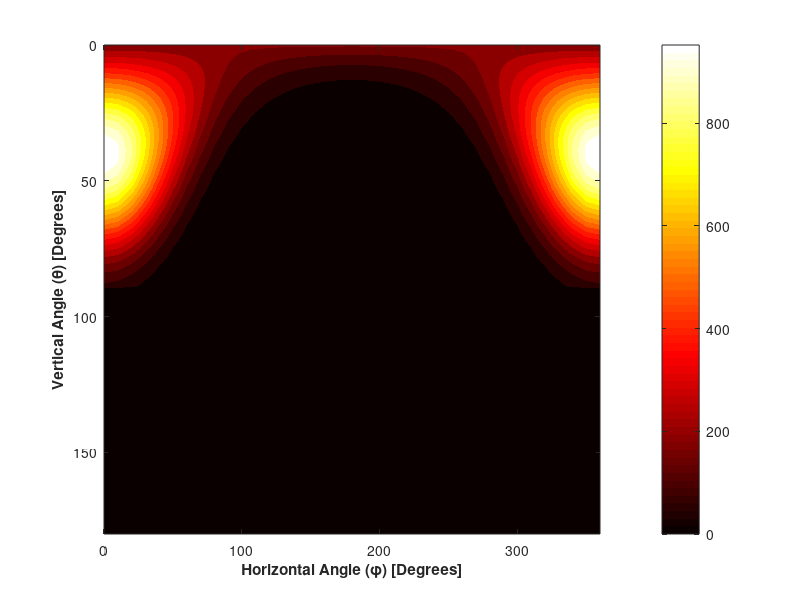

The MATLAB source for this figure: (Note: this script raises an error after producing the figure.)
% generate scttering distribution for waveguide sidewall
%

function generate_waveguide_ies()
    % --- PHYSICAL PARAMETERS ---
    n_eff = 2.25;          % TM04 mode effective index
    n_clad = 1.45;          % Air cladding
    exponent_n = 6;        % Sharpness of the scattering cone (1=Lambertian)
    
    % Calculate the forward-bias peak angle (Cherenkov/Phase condition)
    % Measured relative to the waveguide axis (Z).
    theta_peak_rad = acos(n_clad / n_eff); 
    theta_peak_deg = rad2deg(theta_peak_rad); 
    
    % The target tilt angle for the IES grid
    target_tilt = theta_peak_deg; 

    % --- DYNAMIC FILENAME GENERATION ---
    filename = sprintf('waveguide_scat_neff%.2f_n%d.ies', n_eff, exponent_n);

    % --- ANGULAR GRID DEFINITION ---
    vert_angles = 0:1:180;      % 1-degree steps for a smoother plot/file
    horiz_angles = 0:10:360;
    
    num_vert = length(vert_angles);
    num_horiz = length(horiz_angles);
    
    % --- CALCULATE INTENSITY MATRIX (Global Z = Forward, Global X = Normal) ---
    candela_matrix = zeros(num_vert, num_horiz);
    
    % Target angle measured from the normal (Local Z) toward the forward axis (Local X)
    theta_normal_target = 90 - theta_peak_deg; 
    
    % Direction vector of the ideal peak scattering lobe in IES local space
    tx = sind(theta_normal_target);
    ty = 0;
    tz = cosd(theta_normal_target);
    
    for h = 1:num_horiz
        phi = horiz_angles(h);
        for v = 1:num_vert
            theta = vert_angles(v);
            
            % Convert standard IES spherical grid to a local 3D unit direction vector
            kx = sind(theta) * cosd(phi); % Local X (Maps to Global +Z Forward)
            ky = sind(theta) * sind(phi); % Local Y (Maps to Global -Y)
            kz = cosd(theta);             % Local Z (Maps to Global +X Normal)
            
            % 1. Hemispheric Mask: Light can only emerge out into the air (kz > 0)
            if kz > 0
                % 2. Calculate cosmic distance (dot product) from our target peak lobe
                cos_dist = (kx*tx + ky*ty + kz*tz);
                
                if cos_dist > 0
                    % Apply the scattering cone profile
                    candela_matrix(v, h) = cos_dist^exponent_n;
                else
                    candela_matrix(v, h) = 0;
                end
            else
                candela_matrix(v, h) = 0; % Spliced out (trapped inside waveguide)
            end
        end
    end
    
    % Normalize to a peak of 1000 candelas
    candela_matrix = (candela_matrix / max(candela_matrix(:))) * 1000;

    % --- WRITE IESNA FILE FORMAT ---
    fid = fopen(filename, 'w');
    fprintf(fid, 'IESNA:LM-63-2002\n');
    fprintf(fid, '[TEST] Custom Waveguide Sidewall Scattering\n');
    fprintf(fid, '[PARAM] n_eff=%.2f, exponent=%d, peak_angle=%.1f deg\n', n_eff, exponent_n, target_tilt);
    fprintf(fid, 'TILT=NONE\n');
    fprintf(fid, '1 -1 1 %d %d 1 1 0 0 0\n', num_vert, num_horiz); 
    fprintf(fid, '1.0 1.0 0.0\n'); 
    
    fprintf(fid, '%f ', vert_angles); fprintf(fid, '\n');
    fprintf(fid, '%f ', horiz_angles); fprintf(fid, '\n');
    
    for h = 1:num_horiz
        fprintf(fid, '%f ', candela_matrix(:, h));
        fprintf(fid, '\n');
    end
    fclose(fid);
    fprintf('Successfully generated file: %s\n', filename);

% % --- GENERATE POLAR PLOT VISUALIZATION ---
%     % Grab a slice of the distribution along a single horizontal slice (phi = 0)
%     plot_angles_rad = deg2rad(vert_angles);
%     intensity_slice = candela_matrix(:, 1); 
%     
%     figure('Color', 'w', 'Name', 'IESNA Far-Field Distribution');
%     polarplot(plot_angles_rad, intensity_slice, 'r-', 'LineWidth', 2);
%     
%     % Format the polar plot so 0 degrees is the forward waveguide axis
%     ax = gca;
%     ax.ThetaZeroLocation = 'top'; % Set 0 degrees at the top vertical axis
%     ax.ThetaDir = 'clockwise';
%     ax.ThetaLim = [0 180];        % Show forward hemisphere
%     
%     % Fixed newline interpretation using a cell array
%     title_str = {sprintf('Scattering Distribution Profile'), ...
%                  sprintf('(n_{eff} = %.2f, Peak Lobe = %.1f^\\circ)', n_eff, target_tilt)};
%     title(title_str, 'FontSize', 12);
%     
%     % Correct way to guide the user on the radial axis units
%     text(deg2rad(15), max(intensity_slice)*0.6, 'Intensity (Candela)', ...
%          'Color', [0.4 0.4 0.4], 'FontWeight', 'bold');
% --- GENERATE 2D CONTOUR PLOT VISUALIZATION ---
    figure('Color', 'w', 'Name', '2D Far-Field Mapping', 'Position', [150 150 700 550]);
    
    % Create a 2D grid of the horizontal and vertical angles for plotting
    [Horiz_Grid, Vert_Grid] = meshgrid(horiz_angles, vert_angles);
    
    % Plot using filled contours
    contourf(Horiz_Grid, Vert_Grid, candela_matrix, 20, 'LineColor', 'none');
    colormap('hot'); % 'hot' or 'jet' works beautifully for intensity maps
    colorbar;
    
    % Format the axes to match the physical meaning
    set(gca, 'YDir', 'reverse'); % Traditional IES viewing: 0 at top, 180 at bottom
    xlabel('Horizontal Angle (\phi) [Degrees]', 'FontWeight', 'bold');
    ylabel('Vertical Angle (\theta) [Degrees]', 'FontWeight', 'bold');
    
    % Add custom markings to make the coordinate system obvious
    hold on;
    % Draw a line at the peak vertical angle
    yline(target_tilt, 'w--', sprintf('Peak Lobe (\\theta = %.1f^\\circ)', target_tilt), ...
          'LineWidth', 1.5, 'LabelVerticalAlignment', 'bottom', 'Color', [0.8 0.8 0.8]);
      
    % Highlight the boundaries of the allowed outward hemisphere (\phi <= 90 or \phi >= 270)
    xline(90, 'w:', 'Outward Boundary', 'LineWidth', 1.2, 'Color', [0.7 0.7 0.7]);
    xline(270, 'w:', 'Outward Boundary', 'LineWidth', 1.2, 'Color', [0.7 0.7 0.7]);
    
    title_str_2d = {sprintf('2D Source Intensity Mapping (Candela Scale)'), ...
                    sprintf('Forward Vector = [\\theta=%.1f^\\circ, \\phi=0^\\circ/360^\\circ]', target_tilt)};
    title(title_str_2d, 'FontSize', 12);
    
    axis tight;


end
